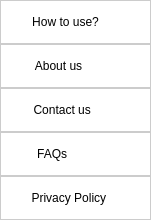
       <widget class="QFrame" name="navigation_frame">
        <property name="geometry">
         <rect>
          <x>100</x>
          <y>0</y>
          <width>151</width>
          <height>220</height>
         </rect>
        </property>
        <property name="styleSheet">
         <string notr="true">background-color: rgb(255, 255, 255);

border: 1px solid rgb(204, 204, 204);

border-radius: 10px;</string>
        </property>
        <property name="frameShape">
         <enum>QFrame::StyledPanel</enum>
        </property>
        <property name="frameShadow">
         <enum>QFrame::Raised</enum>
        </property>
        <widget class="QPushButton" name="pushButton">
         <property name="geometry">
          <rect>
           <x>0</x>
           <y>0</y>
           <width>151</width>
           <height>44</height>
          </rect>
         </property>
         <property name="font">
          <font>
           <pointsize>9</pointsize>
          </font>
         </property>
         <property name="styleSheet">
          <string notr="true">QPushButton {
border-bottom: 1px solid rgb(204, 204, 204);
border-radius: none; }

QPushButton:hover {
background-color: rgb(242,242,242);
}</string>
         </property>
         <property name="text">
          <string>   How to use?         </string>
         </property>
        </widget>
        <widget class="QPushButton" name="pushButton_2">
         <property name="geometry">
          <rect>
           <x>0</x>
           <y>44</y>
           <width>151</width>
           <height>44</height>
          </rect>
         </property>
         <property name="font">
          <font>
           <pointsize>9</pointsize>
          </font>
         </property>
         <property name="styleSheet">
          <string notr="true">QPushButton {
border-bottom: 1px solid rgb(204, 204, 204);
border-radius: none; }

QPushButton:hover {
background-color: rgb(242,242,242);
}</string>
         </property>
         <property name="text">
          <string>   About us             </string>
         </property>
        </widget>
        <widget class="QPushButton" name="pushButton_3">
         <property name="geometry">
          <rect>
           <x>0</x>
           <y>88</y>
           <width>151</width>
           <height>44</height>
          </rect>
         </property>
         <property name="font">
          <font>
           <pointsize>9</pointsize>
          </font>
         </property>
         <property name="styleSheet">
          <string notr="true">QPushButton {
border-bottom: 1px solid rgb(204, 204, 204);
border-radius: none; }

QPushButton:hover {
background-color: rgb(242,242,242);
}</string>
         </property>
         <property name="text">
          <string>   Contact us           </string>
         </property>
        </widget>
        <widget class="QPushButton" name="pushButton_4">
         <property name="geometry">
          <rect>
           <x>0</x>
           <y>132</y>
           <width>151</width>
           <height>44</height>
          </rect>
         </property>
         <property name="font">
          <font>
           <pointsize>9</pointsize>
          </font>
         </property>
         <property name="styleSheet">
          <string notr="true">QPushButton {
border-bottom: 1px solid rgb(204, 204, 204);
border-radius: none; }

QPushButton:hover {
background-color: rgb(242,242,242);
}</string>
         </property>
         <property name="text">
          <string>   FAQs                 </string>
         </property>
        </widget>
        <widget class="QPushButton" name="pushButton_5">
         <property name="geometry">
          <rect>
           <x>0</x>
           <y>176</y>
           <width>151</width>
           <height>44</height>
          </rect>
         </property>
         <property name="font">
          <font>
           <pointsize>9</pointsize>
          </font>
         </property>
         <property name="styleSheet">
          <string notr="true">QPushButton {
border-bottom: 1px solid rgb(204, 204, 204);
border-radius: none; }

QPushButton:hover {
background-color: rgb(242,242,242);
}</string>
         </property>
         <property name="text">
          <string>   Privacy Policy       </string>
         </property>
        </widget>
       </widget>
